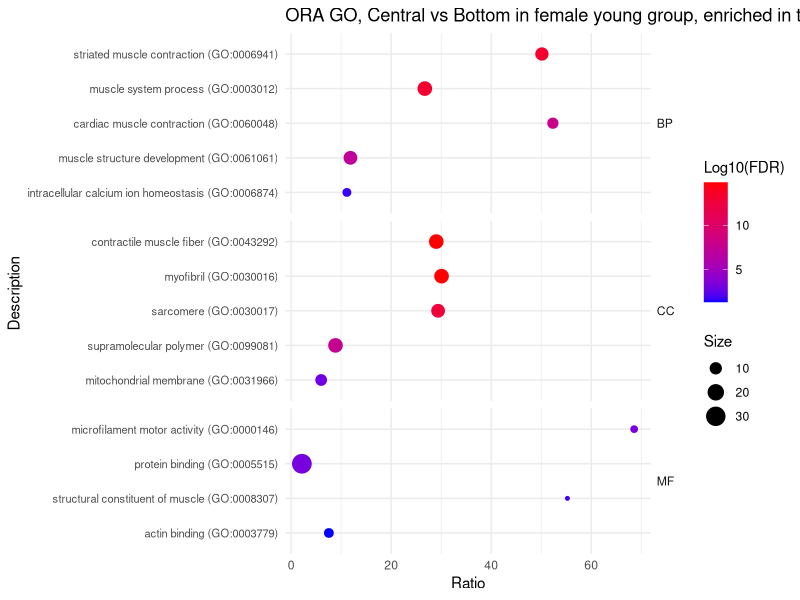
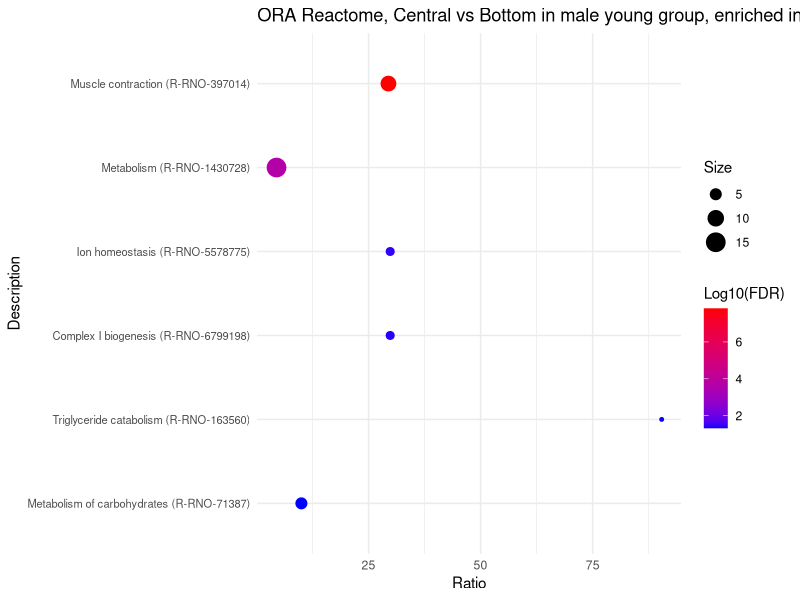
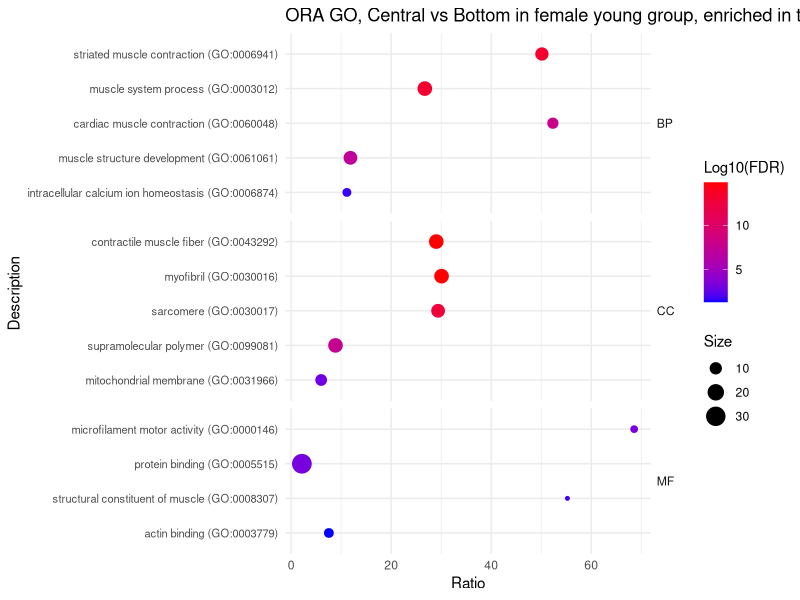
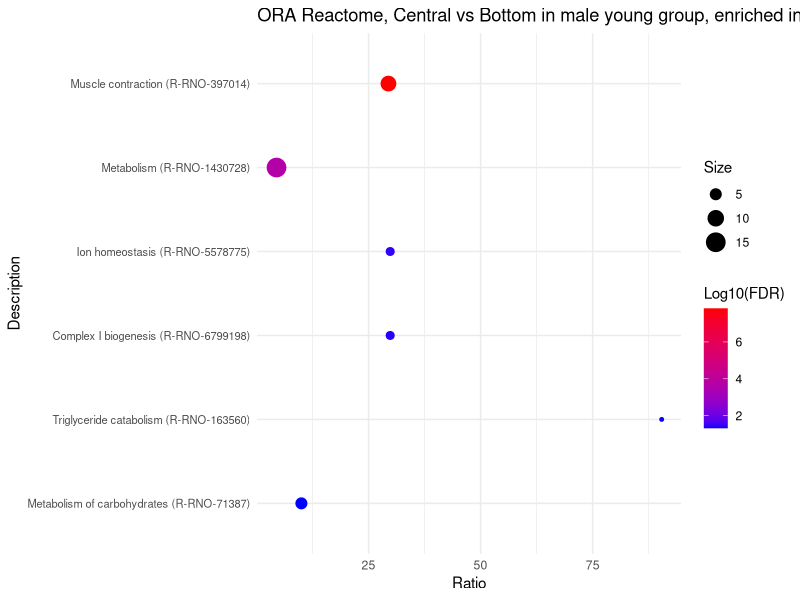

Reproduce these figures in R, in order.
setwd(dirname(rstudioapi::getSourceEditorContext()$path))

library(readxl)
library(rio)
library(dplyr)
library(ggplot2)
library(ggrepel)

## ORA example ----------------------------------------------------------------
# central > peripheral female young, n = 48

up <- read_excel("Central_vs_Bottom_Female_Young_ORA_selected.xlsx", sheet = "GO")

up <- up %>%
  group_by(GO) %>%
  arrange(`Log10(FDR)`, .by_grodown= TRUE) %>%
  ungroup() %>%
  mutate(Description = factor(Description, levels = unique(Description)))

# Create the plot
p1 <- ggplot(up, aes(x = Ratio, y = Description, color = `Log10(FDR)`, size = Size)) +
  geom_point() + 
  scale_colour_gradient(low = "blue", high = "red",
                        space = "Lab", na.value = "grey50", guide = "colourbar",
                        aesthetics = "colour") +
  ggtitle("ORA GO, Central vs Bottom in female young group, enriched in the central group") +
  # Facet by FactorType to create separate clusters
  facet_grid(GO ~ ., scales = "free_y", space = "free_y") +
  theme_minimal() +
  theme(axis.text.y = element_text(size = 8), # Adjust text size for readability
        strip.text.y = element_text(angle = 0, hjust = 0)) # Keep facet labels horizontal

print(p1)


## reactome -------
## up in central -------

up <- read_excel("Central_vs_Bottom_Female_Young_ORA_selected.xlsx", sheet = "Reactome")

# Order Description based on the absolute value of Log10(FDR) in descending order
# This places the most significant (largest absolute Log10(FDR)) at the top
up <- up %>%
  arrange((abs(`Log10(FDR)`))) %>%
  mutate(Description = factor(Description, levels = unique(Description)))

# Create the plot
p2 <- ggplot(up, aes(x = Ratio, y = Description, color = `Log10(FDR)`, size = Size)) +
  geom_point() +
  scale_colour_gradient(low = "blue", high = "red",
                        space = "Lab", na.value = "grey50", guide = "colourbar",
                        aesthetics = "colour") +
  ggtitle("ORA Reactome, Central vs Bottom in male young group, enriched in the central group") +
  theme_minimal() +
  theme(axis.text.y = element_text(size = 8)) # Adjust text size for readability

# Print the plot
print(p2)


pdf("Central vs Bottom in female young group summary barplot ORA.pdf", width = 11, height = 8.5)
print(p1)
print(p2)
dev.off()
